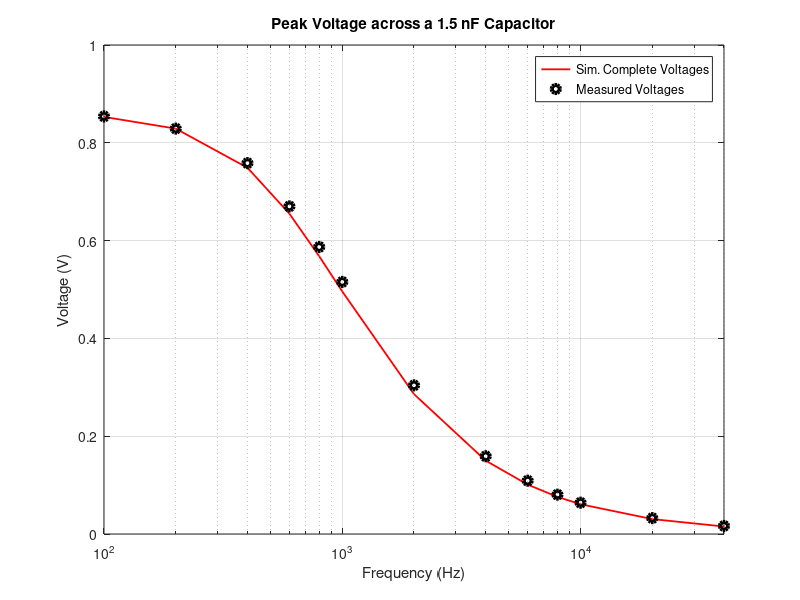
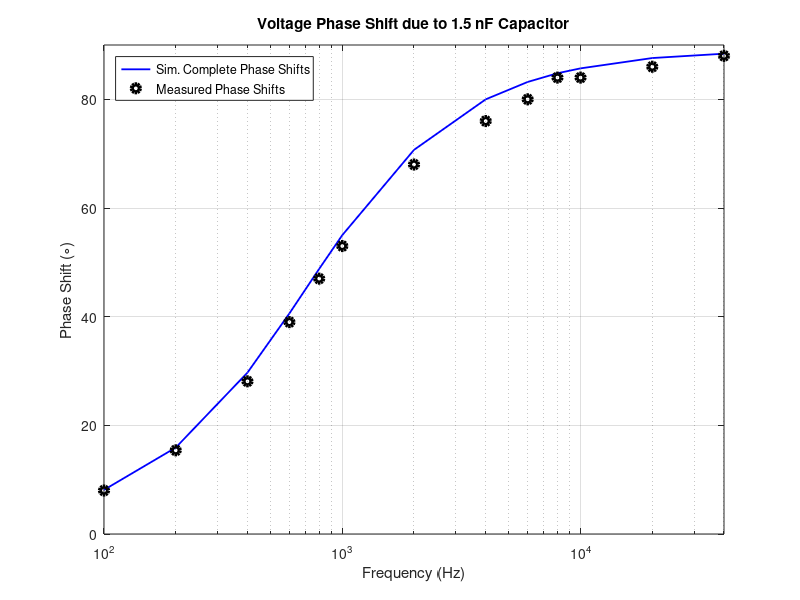

Here is the MATLAB script that generated these plots, in order:
%************************************************************
%            						   **
% Title: ECE214_2019_Lab2_post.m 			   **
% 							   **	
% Author: nolanHg					   **
%						  	   **
% Purpose: Compares the simulated voltage and 		   **
%	   phase shift across a 1.5 nF                     **
%	   capacitor to the measured voltage and           **
%	   phase shift across a 1.5 nF capacitor.	   **
%							   **
% Date: 03/13/2019					   **
%							   **
%************************************************************

%-----------------------------------------------------------------------
% Frequencies at which capacitor voltages and phase shifts were measured 
%-----------------------------------------------------------------------
f = [100 200 400 600 800 1000 2000 4000 6000 8000 10000 20000 40000];


%% PART 1: VOLTAGE PLOT

%------------------------------------------
% Voltages obtained from NGspice simulation 
% of circuit with oscilloscope, function 
% generator, and probe impedances included
%------------------------------------------
pv_sim_complt = [0.853 0.829 0.749 0.655 0.568 0.496 0.286 0.15 0.101 ...
                 0.0759 0.0609 0.0305 0.0153];

            
%-----------------------------------
% Capacitor voltages measured at the
% frequencies in the vector f
%-----------------------------------
pv_measrd = [0.854 0.8290 0.7585 0.670 0.587 0.5155 0.3040 0.159 0.109 ...
             0.0805 0.0640 0.0325 0.0165];


%----------------------------------------
% Plot the voltage data above in order to
% compare the behavior of the measured
% circuit to the behavior of the
% simulated circuit.
%----------------------------------------
figure(1)

% Use logarithmic scale for frequency axis
semilogx(f, pv_sim_complt, 'r-', 'LineWidth', 1.3)
hold on
semilogx(f, pv_measrd, 'ko', 'LineWidth', 3)
axis([0 40000 0 1])
grid on

% Include labels, a legend, and a title
xlabel('Frequency (Hz)')
legend('Sim. Complete Voltages', 'Measured Voltages')
ylabel('Voltage (V)')
title('Peak Voltage across a 1.5 nF Capacitor')


%% PART 2: PHASE SHIFT PLOT 

%----------------------------------------------
% Phase shifts obtained from NGspice simulation 
% of circuit with oscilloscope, function 
% generator, and probe impedances included
%----------------------------------------------
ps_sim_complt = [8.12 15.9 29.7 40.6 48.8 55 70.7 80 83.2 84.8 85.7 87.6 88.4];

%---------------------------------------
% Capacitor phase shifts measured at the
% frequencies in the vector f
%---------------------------------------
ps_measrd = [8.0 15.4 28.1 39 47 53 68 76 80 84 84 86 88];

%--------------------------------------------
% Plot the phase shift data above in order to
% compare the behavior of the measured
% circuit to the behavior of the
% simulated circuit
%--------------------------------------------
figure(2)

% Use logarithmic scale for frequency axis 
semilogx(f, ps_sim_complt, 'b-', 'LineWidth', 1.3)
hold on
semilogx(f, ps_measrd, 'ko', 'LineWidth', 3)
axis([0 40000 0 90])
grid on

% Include labels, a legend, and a title
xlabel('Frequency (Hz)')
legend('Sim. Complete Phase Shifts', 'Measured Phase Shifts', 'Location', 'northwest')
ylabel('Phase Shift ({\circ})')
title('Voltage Phase Shift due to 1.5 nF Capacitor')
